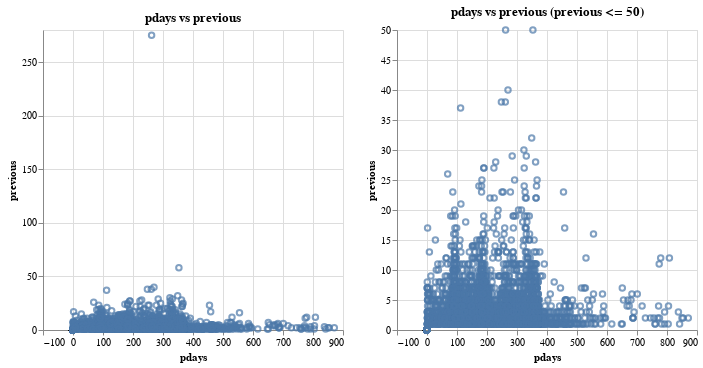

Notebook cell for this chart:
### Code cell
# checking for correlation between pdays and previous
# as indicated in the chart, there is no linear relationship here
pdays_prev = alt.Chart(train_df, title="pdays vs previous").mark_point().encode(
    x="pdays",
    y="previous"
)

pdays_prev_clamped = alt.Chart(train_df, title="pdays vs previous (previous <= 50)").mark_point().encode(
    x="pdays",
    y=alt.Y("previous").scale(domain=(0, 50), clamp=True)
)

pdays_prev | pdays_prev_clamped

### Figure 1 — Vega specification as saved in the notebook (floating-point values rounded to 4 significant figures; data arrays with more than 128 entries replaced by an {"elided": "..."} marker saying what was removed)
{"$schema": "https://vega.github.io/schema/vega/v5.json", "data": [{"name": "source_0"}, {"name": "data_0", "values": {"elided": "33908 records"}}, {"name": "data_1", "values": {"elided": "33908 records"}}, {"name": "data_0_concat_0_x_domain_pdays", "values": [{"min": -1, "max": 871}]}, {"name": "data_0_concat_0_y_domain_previous", "values": [{"min": 0, "max": 275}]}, {"name": "data_1_concat_1_x_domain_pdays", "values": [{"min": -1, "max": 871}]}], "signals": [{"name": "childWidth", "value": 300}], "marks": [{"type": "group", "name": "concat_0_group", "encode": {"update": {"height": {"signal": "height"}, "width": {"signal": "childWidth"}}}, "marks": [{"type": "symbol", "name": "concat_0_marks", "from": {"data": "data_0"}, "encode": {"update": {"stroke": {"value": "#4c78a8"}, "description": {"signal": "\"pdays: \" + (format(datum[\"pdays\"], \"\")) + \"; previous: \" + (format(datum[\"previous\"], \"\"))"}, "fill": {"value": "transparent"}, "y": {"field": "previous", "scale": "concat_0_y"}, "opacity": {"value": 0.7}, "ariaRoleDescription": {"value": "point"}, "x": {"field": "pdays", "scale": "concat_0_x"}}}, "style": ["point"]}], "axes": [{"scale": "concat_0_x", "domain": false, "ticks": false, "minExtent": 0, "labels": false, "gridScale": "concat_0_y", "grid": true, "orient": "bottom", "zindex": 0, "tickCount": {"signal": "ceil(childWidth/40)"}, "aria": false, "maxExtent": 0}, {"scale": "concat_0_y", "labels": false, "gridScale": "concat_0_x", "grid": true, "aria": false, "domain": false, "maxExtent": 0, "minExtent": 0, "ticks": false, "orient": "left", "zindex": 0, "tickCount": {"signal": "ceil(height/40)"}}, {"scale": "concat_0_x", "labelFlush": true, "tickCount": {"signal": "ceil(childWidth/40)"}, "zindex": 0, "orient": "bottom", "grid": false, "title": "pdays", "labelOverlap": true}, {"scale": "concat_0_y", "tickCount": {"signal": "ceil(height/40)"}, "orient": "left", "labelOverlap": true, "title": "previous", "zindex": 0, "grid": false}], "title": {"text": "pdays vs previous", "frame": "group"}, "style": "cell"}, {"type": "group", "name": "concat_1_group", "encode": {"update": {"width": {"signal": "childWidth"}, "height": {"signal": "height"}}}, "marks": [{"type": "symbol", "name": "concat_1_marks", "from": {"data": "data_1"}, "encode": {"update": {"x": {"field": "pdays", "scale": "concat_1_x"}, "ariaRoleDescription": {"value": "point"}, "stroke": {"value": "#4c78a8"}, "fill": {"value": "transparent"}, "description": {"signal": "\"pdays: \" + (format(datum[\"pdays\"], \"\")) + \"; previous: \" + (format(datum[\"previous\"], \"\"))"}, "y": {"field": "previous", "scale": "concat_1_y"}, "opacity": {"value": 0.7}}}, "style": ["point"]}], "axes": [{"scale": "concat_1_x", "maxExtent": 0, "orient": "bottom", "tickCount": {"signal": "ceil(childWidth/40)"}, "domain": false, "aria": false, "ticks": false, "zindex": 0, "gridScale": "concat_1_y", "labels": false, "grid": true, "minExtent": 0}, {"scale": "concat_1_y", "tickCount": {"signal": "ceil(height/40)"}, "maxExtent": 0, "minExtent": 0, "zindex": 0, "orient": "left", "gridScale": "concat_1_x", "grid": true, "labels": false, "ticks": false, "domain": false, "aria": false}, {"scale": "concat_1_x", "tickCount": {"signal": "ceil(childWidth/40)"}, "labelOverlap": true, "title": "pdays", "zindex": 0, "orient": "bottom", "grid": false, "labelFlush": true}, {"scale": "concat_1_y", "title": "previous", "labelOverlap": true, "tickCount": {"signal": "ceil(height/40)"}, "orient": "left", "grid": false, "zindex": 0}], "title": {"text": "pdays vs previous (previous <= 50)", "frame": "group"}, "style": "cell"}], "scales": [{"name": "concat_0_x", "type": "linear", "domain": [{"signal": "(data(\"data_0_concat_0_x_domain_pdays\")[0] || {}).min"}, {"signal": "(data(\"data_0_concat_0_x_domain_pdays\")[0] || {}).max"}], "range": [0, {"signal": "childWidth"}], "zero": true, "nice": true}, {"name": "concat_0_y", "type": "linear", "domain": [{"signal": "(data(\"data_0_concat_0_y_domain_previous\")[0] || {}).min"}, {"signal": "(data(\"data_0_concat_0_y_domain_previous\")[0] || {}).max"}], "range": [{"signal": "height"}, 0], "zero": true, "nice": true}, {"name": "concat_1_x", "type": "linear", "domain": [{"signal": "(data(\"data_1_concat_1_x_domain_pdays\")[0] || {}).min"}, {"signal": "(data(\"data_1_concat_1_x_domain_pdays\")[0] || {}).max"}], "range": [0, {"signal": "childWidth"}], "nice": true, "zero": true}, {"name": "concat_1_y", "type": "linear", "domain": [0, 50], "range": [{"signal": "height"}, 0], "zero": true, "clamp": true}], "background": "white", "layout": {"padding": 20, "bounds": "full", "align": "each"}, "height": 300, "padding": 5}
